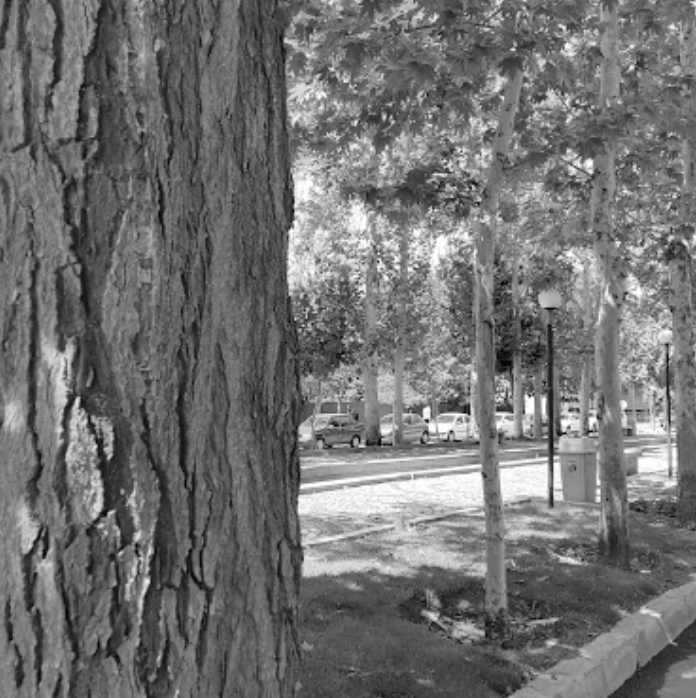
#> input picture DIP-HW2/data/q9/1.png, 696 x 698 px; its folder holds only this picture in this run
$ jupyter execute --allow-errors Q9.ipynb   (older library calls are emulated)
#> lines starting #> are read from the running program, lines starting #| are printed output that depends on the picture
# 9 — Directional Edge Analysis

## Objective
Apply **directional 3×3 high-pass filtering** to three grayscale images (`images/q9/`) and analyze edge content by **direction** (horizontal, vertical, and two diagonals).

## Tasks (what to deliver)
- **9-a:** Apply 3×3 directional high-pass filters (horizontal, vertical, main-diagonal `\`, anti-diagonal `/`) to **each** image and **show** the results.
- **9-b:** Compute the **mean intensity** of **each filtered image**.
- **9-c:** For **each image**, compare the four mean intensities and **interpret** which edge directions dominate.
- **9-d:** **Across images**, compare directional means and discuss how their structural patterns differ (e.g., natural vs. urban vs. textured scenes).

## Filters (3×3 kernels)
Use simple directional high-pass kernels. Example set:

- **Horizontal edges** (responds to horizontal transitions; i.e., vertical derivative):
  ```
  [-1 -1 -1
    0  0  0
    1  1  1]
  ```
- **Vertical edges** (responds to vertical transitions; i.e., horizontal derivative):
  ```
  [-1  0  1
   -1  0  1
   -1  0  1]
  ```
- **Main diagonal (\) edges**:
  ```
  [-1 -1  0
   -1  0  1
    0  1  1]
  ```
- **Anti-diagonal (/) edges**:
  ```
   [ 0  1  1
    -1  0  1
    -1 -1  0]
  ```

> Use absolute response `abs(filter2D)` for visualization/metrics so positive/negative edge polarities contribute equally.

## Procedure (recommended)
1. **Load** each image in grayscale.
2. **Convolve** with each kernel (OpenCV `filter2D`, use a robust border mode like `BORDER_REFLECT_101`).
3. **Magnitude for display/metrics:** take absolute value of the filtered response.
4. **Show** the original + the four directional responses.
5. **Compute means:** `mean(|response|)` for each direction (compute mean on the float magnitude before clipping).
6. **Record** the means in a small table per image.

## Interpretation Guide
- **Higher mean** for a given direction ⇒ **more/stronger edges** aligned with that direction in the image.
- **Horizontal dominance:** scenes with many horizontal structures (e.g., horizons, rooftops, strata).
- **Vertical dominance:** scenes with many vertical features (e.g., building facades, tree trunks).
- **Diagonal dominance:** roads/ridges or textures aligned diagonally; anisotropic patterns.
- **Across images (9-d):**
  - **Urban:** often higher **vertical/horizontal** means (man-made orthogonal geometry).
  - **Natural/terrain:** may show **diagonal** or mixed dominance (irregular structures).
  - **Textured fields:** more uniform means or specific bias depending on texture orientation.

[cell 1]
import cv2
import numpy as np
import matplotlib.pyplot as plt
import glob
from PIL import Image

[cell 2]
paths = glob.glob('/mnt/e/Term 4/HW/DIP-HW2/data/q9' + '/*.png')

if not paths:
    raise FileNotFoundError("No images found in images/q9/")

[cell 3]
image1 = Image.open(paths[0])
#> image1 is the input picture: PIL image 696x698 L; min 2, max 255, mean 112.6
#> (the rest of this cell did not finish here and is left out)

[cell 4]
K_h = np.array([[-1,-1,-1],
                [ 0, 0, 0],
                [ 1, 1, 1]], dtype=np.float32)

K_v = np.array([[-1, 0, 1],
                [-1, 0, 1],
                [-1, 0, 1]], dtype=np.float32)

K_d2 = np.array([[-1,-1, 0],
                 [-1, 0, 1],
                 [ 0, 1, 1]], dtype=np.float32)   # anti  diagonal (\)

K_d1 = np.array([[ 0, 1, 1],
                 [-1, 0, 1],
                 [-1,-1, 0]], dtype=np.float32)   # main diagonal (/)

kernels = {
    'Horizontal (h-edges)': K_h,
    'Vertical (v-edges)'  : K_v,
    'Diag \ (main)'      : K_d1,
    'Diag / (anti)'       : K_d2
}

[cell 5]
def normalize(image, Min=0, Max=255):
    min = image.min()
    max = image.max()

    return ((image - min) / (max - min)) * 255

[cell 6]
mean_intensity_dic = {
    '1': [],
    '2': [],
    '3': []
}

for idx, img_path in enumerate(paths):
    img = cv2.imread(img_path, cv2.IMREAD_GRAYSCALE)

    plt.figure(figsize=(12, 6))
    plt.suptitle(f"Directional Filtering _ image {idx + 1}", fontsize=14)

    plt.subplot(1, len(kernels)+1, 1)
    plt.imshow(img, cmap='gray')
    plt.title("Original")
    plt.axis('off')

    for i, (name, kernel) in enumerate(kernels.items(), start=2):
        filtered = cv2.filter2D(img, cv2.CV_64F, kernel)
        filtered = normalize(filtered)

        mean_intensity = np.mean(filtered)
        mean_intensity_dic[str(idx + 1)].append(mean_intensity)


        plt.subplot(1, len(kernels)+1, i)
        plt.imshow(filtered, cmap='gray')
        plt.title(name)
        plt.axis('off')
#> this loop made 4 passes
#> (min in normalize, max in normalize, mean_intensity) on passes 1 to 4: (-515, 641, 113.6), (-486, 567, 117.7), (-477, 409, 137.3), (-417, 444, 123.5)
#> pass 1, `filtered = cv2.filter2D(img, cv2.CV_64F, kernel)`:
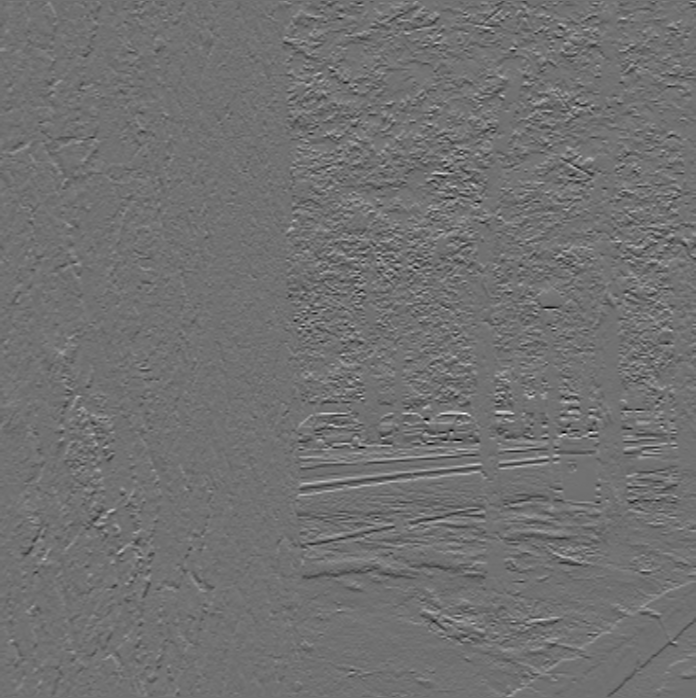
#> filtered: shape (698, 696) float64; min -515, max 641, mean -0.1; drawn with min black and max white
#> pass 2, `filtered = cv2.filter2D(img, cv2.CV_64F, kernel)`:
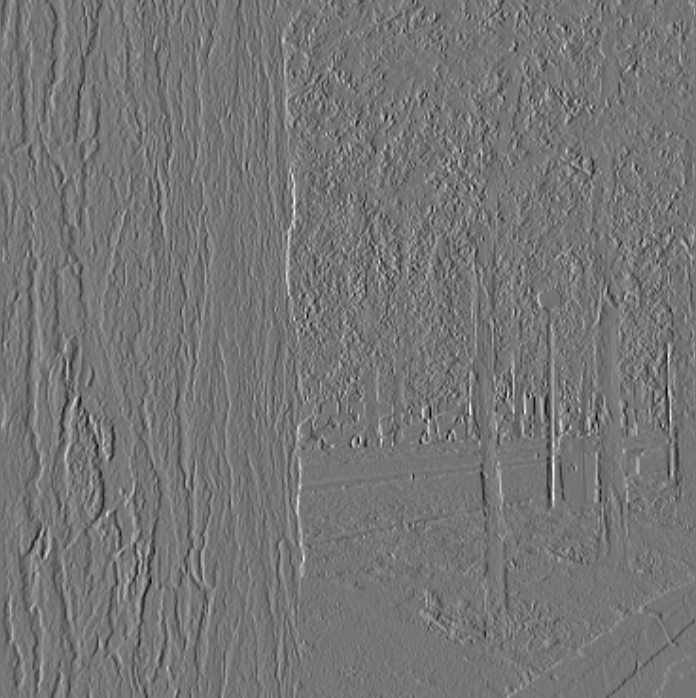
#> filtered: shape (698, 696) float64; min -486, max 567, mean 0; drawn with min black and max white
#> after the loop:
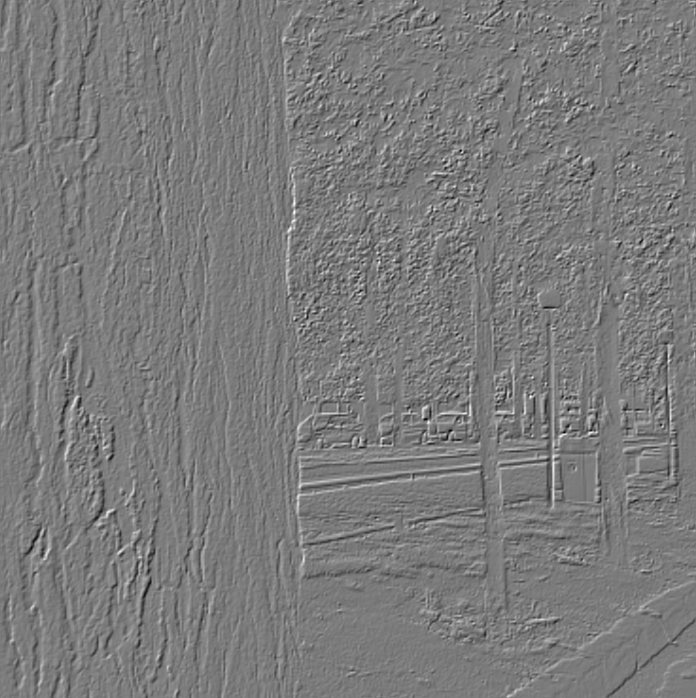
#> filtered: shape (698, 696) float64; min 0, max 255, mean 123.5

    plt.tight_layout()
    plt.show()
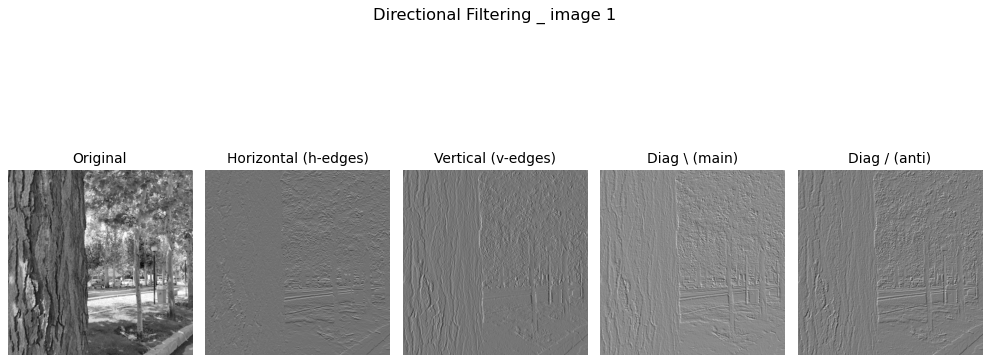
#> figure drawn by matplotlib, 5 panels

$ run again, on DIP-HW2/data/q9/3.png
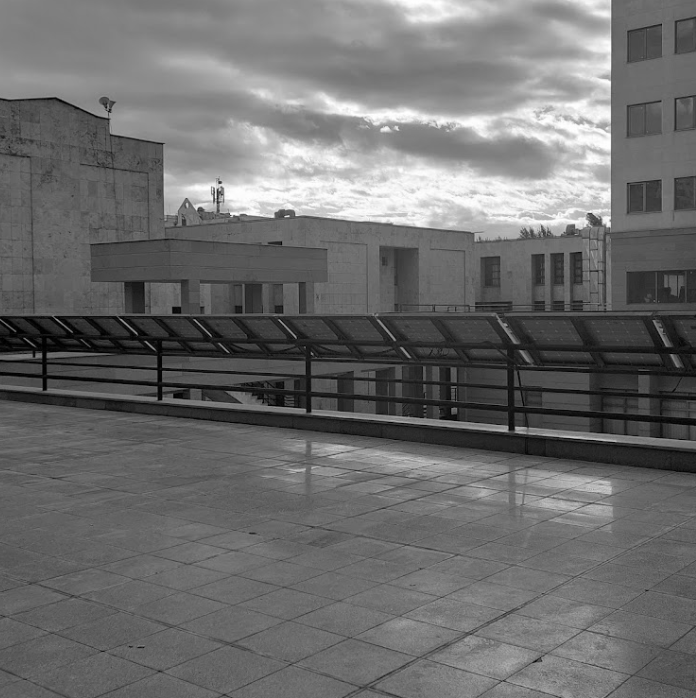
#> input picture DIP-HW2/data/q9/3.png, 696 x 698 px
#> image1 is the input picture: PIL image 696x698 L; min 0, max 254, mean 108.6
#> the loop `for i, (name, kernel) in enumerate(kernels.items(), start=2):` made 4 passes
#> (min in normalize, max in normalize, mean_intensity) on passes 1 to 4: (-589, 463, 142.7), (-595, 432, 147.7), (-414, 512, 114.1), (-439, 423, 129.8)
#> pass 1, `filtered = cv2.filter2D(img, cv2.CV_64F, kernel)`:
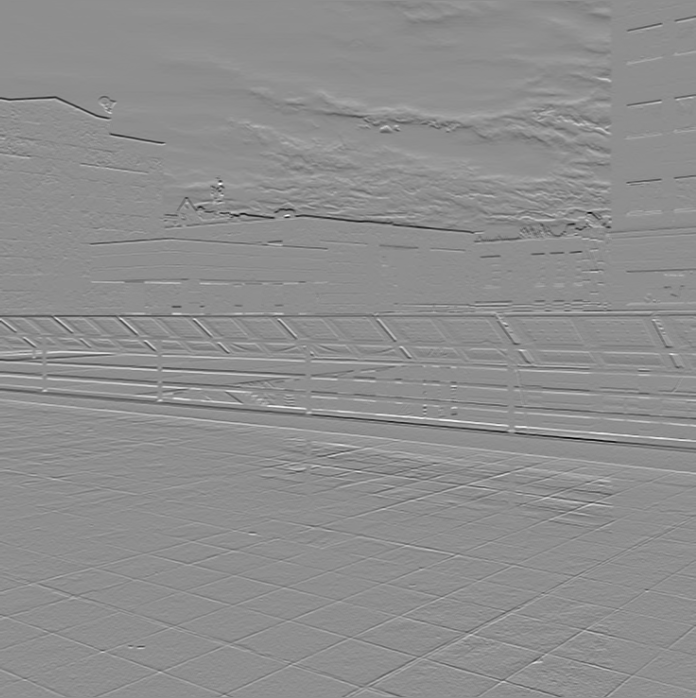
#> filtered: shape (698, 696) float64; min -589, max 463, mean -0.4; drawn with min black and max white
#> after the loop `for i, (name, kernel) in enumerate(kernels.items(), start=2):`:
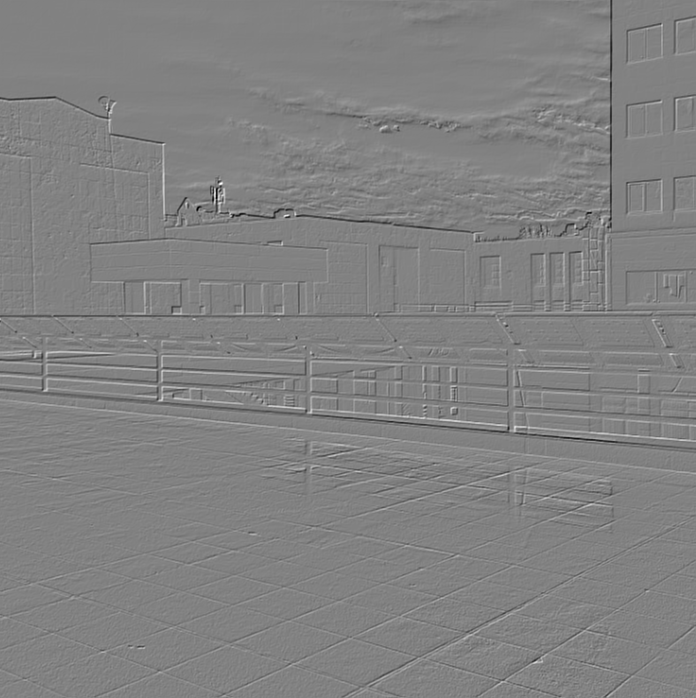
#> filtered: shape (698, 696) float64; min 0, max 255, mean 129.8
